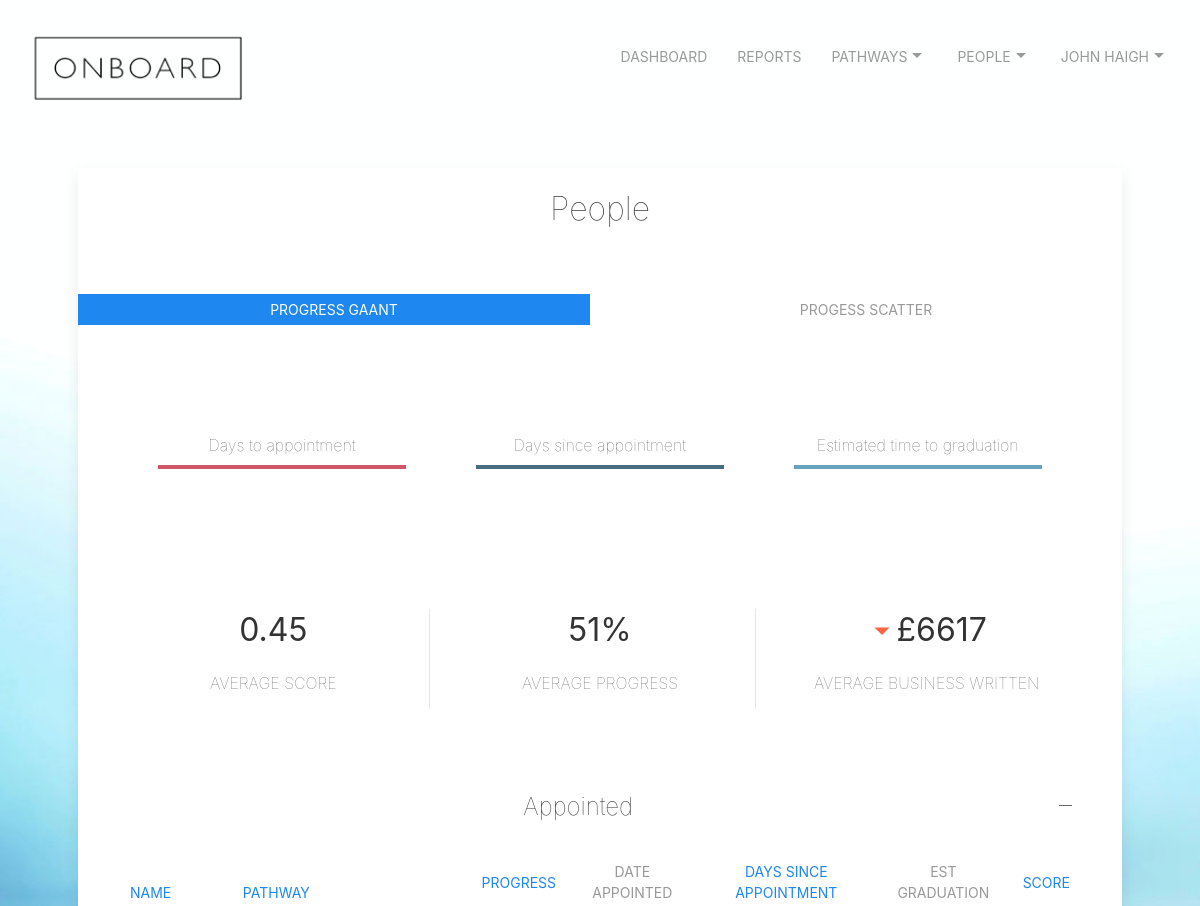
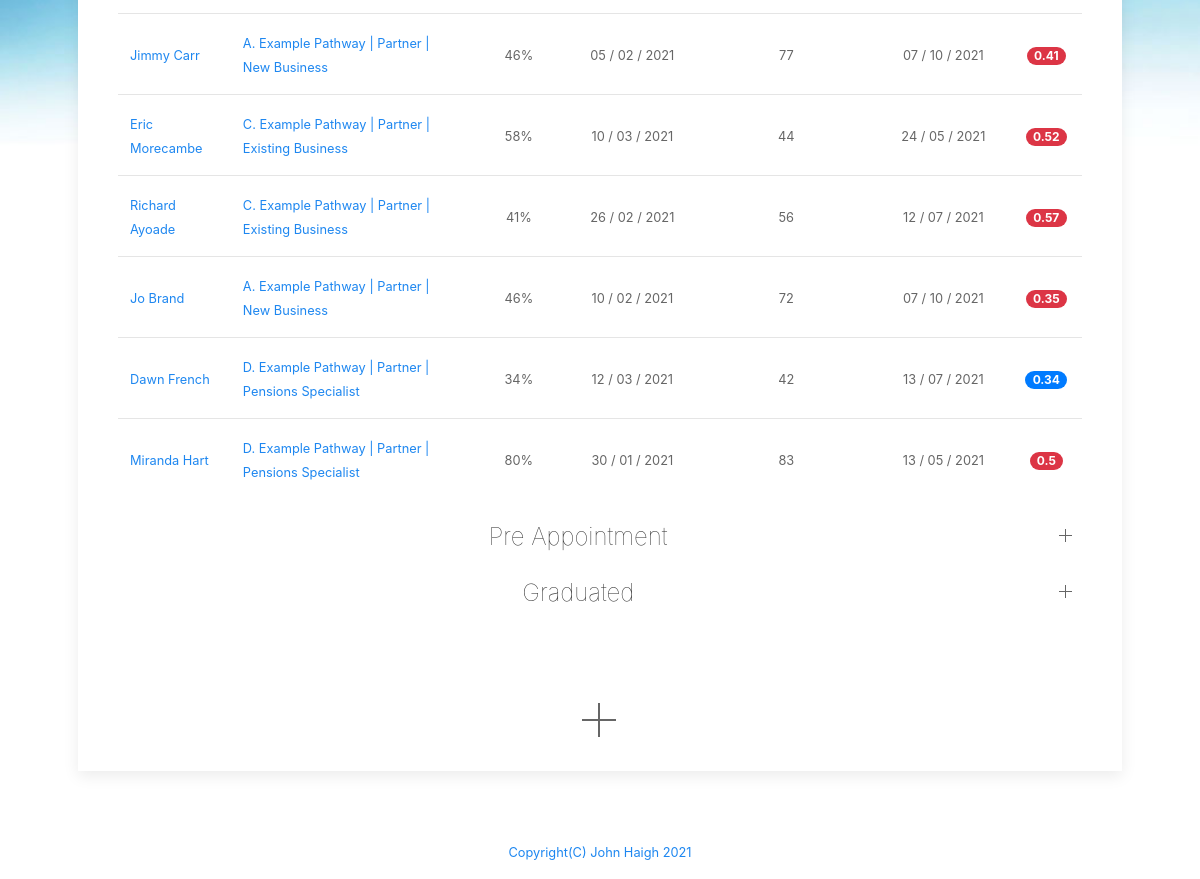
Page /people (signed in) on the earlier database version (2 pictures, top to bottom).
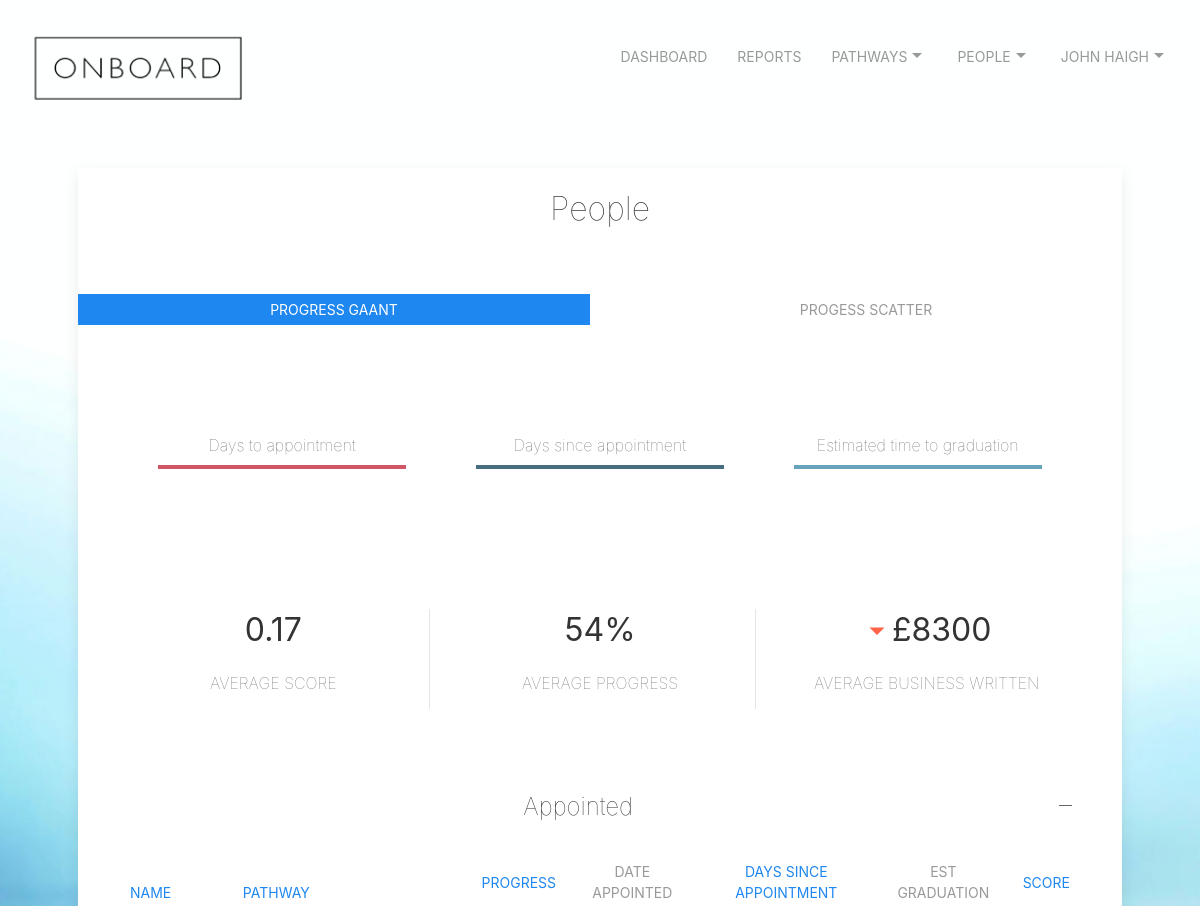
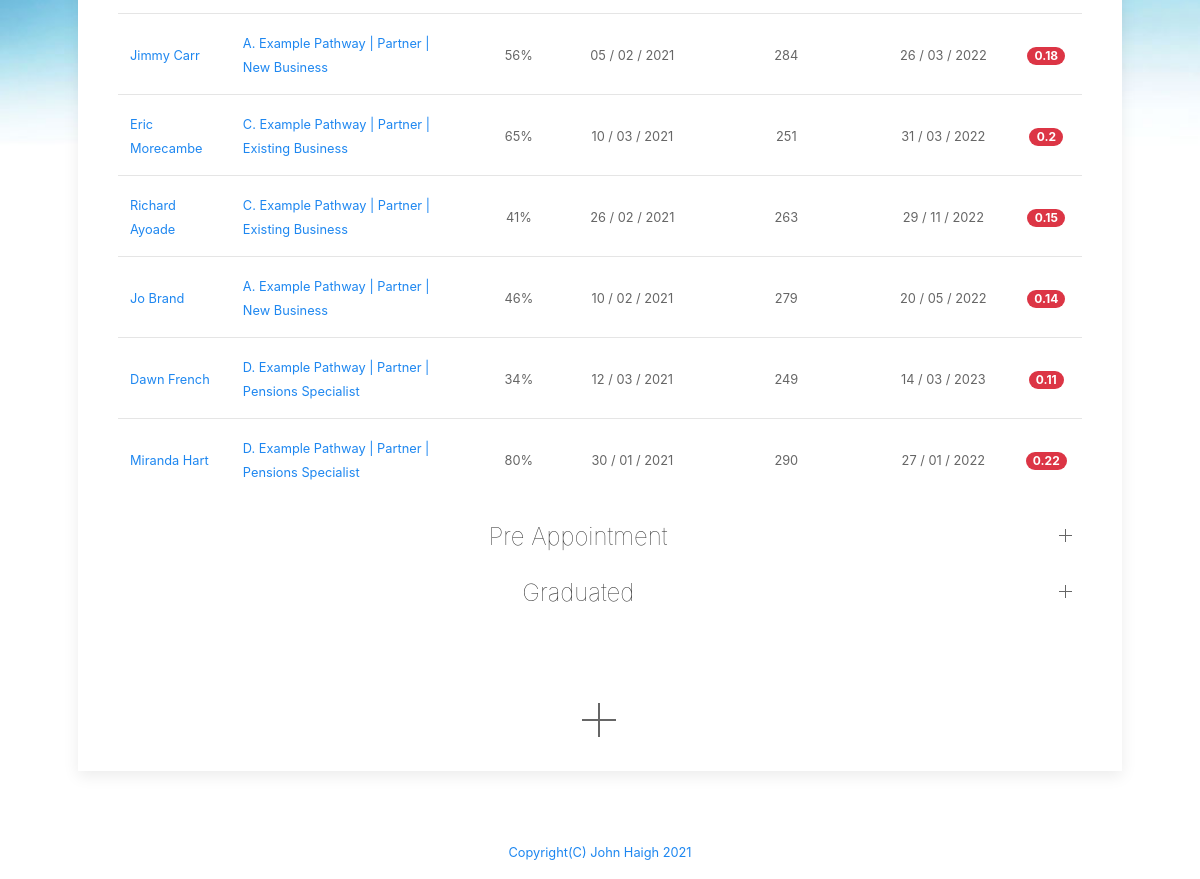
Same page on the later database version (2 pictures, top to bottom).
### tables this page shows
CREATE TABLE users ('id' integer PRIMARY KEY NOT NULL, 'email' text NOT NULL, 'firstname' text NOT NULL,'lastname' text NOT NULL, 'password' text NOT NULL, 'company' text NOT NULL, 'jobrole' text NOT NULL,'companymail' text NOT NULL, 'confirmed' text, 'lastlogin' text, 'adminlevel' int, 'status' text, 'region' text, 'averagescore' int, 'averagebusiness' int, 'averagebusinesstarget' int, 'averageprogressnumber' int);

CREATE TABLE "people" (
	"id"	integer NOT NULL,
	"firstname"	text NOT NULL,
	"lastname"	text NOT NULL,
	"mobile"	text NOT NULL,
	"email"	text NOT NULL,
	"pdm"	text NOT NULL,
	"bam"	text,
	"pathwayEnrolled"	text,
	"pathwayEnrolledDate"	text,
	"pathwayEnrolledPosition"	text,
	"pathwayEnrolledProgress"	integer,
	"pathwayEnrolledPositionDate"	text,
	"history"	text,
	"exEmployedDeal"	text,
	"exEmployedDealExpiry"	text,
	"businessWrittenPreviousMonth"	integer,
	"businessWrittenYearToDate"	integer,
	"daysinpathway"	integer,
	"estcompletion"	text,
	"score"	int,
	"minincome"	int,
	"practice"	text,
	"dateappointed"	text,
	"dayssinceappointment"	int,
	"appointed"	int,
	"region"	int,
	"completed"	INTEGER,
	PRIMARY KEY("id")
);

### app.py (the view, shortened to what this page needs)
@app.route("/people", methods=["GET", "POST"])
@login_required
def people():
    if request.method == "GET":
        db = SQL("sqlite:///onboard.db")
        info = db.execute("SELECT * FROM users WHERE id = ?", session["user_id"])
        username = info[0]['email']
        firstname = info[0]['firstname']
        lastname = info[0]['lastname']
        companymail = info[0]['companymail']
        fullname = firstname + ' ' + lastname
        daytoday = int(datetime.datetime.today().strftime ('%d'))
        monthtoday = int(datetime.datetime.today().strftime ('%m'))
        yeartoday = int(datetime.datetime.today().strftime ('%Y'))
        totalscore = 0
        count = 0
        totalaveragebusinesstarget = 0
        totalaveragebusiness = 0
        totalaverageprogressnumber = 0
        averageprogressnumber = 0
        preappointmentdays = []
        progresstodate = []
        estimatedfinish = []
        stackednames = []
        i = 0
        rows = db.execute("SELECT * FROM people WHERE pdm = ? AND completed = 0 ORDER BY dayssinceappointment", username)
        while i < len(rows):
            dateenrolled = rows[i]['pathwayEnrolledDate']
            if dateenrolled != None:
                x = dateenrolled.split("/", 3)
                yearenrolled = (int(x[2]))
                monthenroleld = (int(x[1]))
                dayenrolled = (int(x[0]))
                d0 = date(yearenrolled, monthenroleld, dayenrolled)
                d1 = date(yeartoday, monthtoday, daytoday)
                delta = d1 - d0
                daysin = delta.days
            else:
                daysin = 0
            if rows[i]['appointed'] == 1:
                dateappointed = rows[i]['dateappointed']
                x = dateappointed.split("/", 3)
                year = (int(x[2]))
                month = (int(x[1]))
                day = (int(x[0]))
                d0 = date(year, month, day)
                d1 = date(yeartoday, monthtoday, daytoday)
                delta = d1 - d0
                dayssinceappointment = delta.days
                progressnumber = int(rows[i]['pathwayEnrolledProgress'])
                if progressnumber == 0:
                    estcompletion = 'Not yet known'
                    score = 0
                else:
                    pathwayinfo = db.execute("SELECT * from pathways where pathwayName = ?", rows[i]['pathwayEnrolled'])
                    if pathwayinfo[0]['numbercompleted'] == 0:
                        daysleft = ((dayssinceappointment / progressnumber) * 100) - dayssinceappointment
                        estcompletion = d0 + datetime.timedelta(days=daysleft+dayssinceappointment)
                    else:
                        daysleft = int((dayssinceappointment / progressnumber) * 100)
                        newestaveragecompletion = ( int(pathwayinfo[0]['averagetimecompletion']) * int(pathwayinfo[0]['numbercompleted'])) + daysleft / (int(pathwayinfo[0]['numbercompleted']))+1
                        estcompletion = d0 + datetime.timedelta(days=newestaveragecompletion)
                    j = (str(estcompletion).split("-",3))
                    year = (j[0])
                    month = (j[1])
                    day = (j[2])
                    estcompletion = day + " / " + month + " / " + year
                    score = round((progressnumber / daysin), 2)
                    totalscore = totalscore + score
                    count = count + 1
                    totalaveragebusinesstarget = totalaveragebusinesstarget + (dayssinceappointment * 165)
                    totalaveragebusiness = totalaveragebusiness + int(rows[i]['businessWrittenYearToDate'])
                    totalaverageprogressnumber = totalaverageprogressnumber + progressnumber
                    preappointmentdayscalc = (int(rows[i]['daysinpathway']) - int(rows[i]['dayssinceappointment']))*-1
                    preappointmentdays.append(preappointmentdayscalc)
                    progresstodate.append((int(rows[i]['dayssinceappointment']))*-1)
                    stackednames.append(rows[i]['firstname'] + ' '+ rows[i]['lastname'])
                    estimatedfinish.append(daysleft)
            else:
                dayssinceappointment = 0
                score = 0
                estcompletion = 'Not yet known'
            db.execute("UPDATE people SET daysinpathway = ?, estcompletion = ?, score = ?, dayssinceappointment = ? WHERE email = ?", daysin, estcompletion, score, dayssinceappointment, rows[i]['email'])
            i = i+1
        averagescore = round((totalscore / count),2)
        averagebusiness = round(totalaveragebusiness / count)
        averagebusinesstarget = round(totalaveragebusinesstarget / count)
        averageprogressnumber = round(totalaverageprogressnumber / count)
        db.execute("UPDATE users SET averagescore = ?, averagebusiness = ?, averagebusinesstarget = ?, averageprogressnumber = ?", averagescore, averagebusiness, averagebusinesstarget, averageprogressnumber)
        rows = db.execute("SELECT * from people WHERE pdm = ? AND appointed = 1 AND completed = 0", username)
        print(rows)
        newlist = []
        percent = []
        datalabels = []
        bubblecolour = []
        days = []
        i = 0
        while i < len(rows):
            percent.append(rows[i]['pathwayEnrolledProgress'])
            days.append(rows[i]['dayssinceappointment'])
            datalabels.append(rows[i]['firstname']+' '+rows[i]['lastname'])
            if (int(rows[i]['businessWrittenYearToDate']) < (int(rows[i]['dayssinceappointment']) * 165)):
                bubblecolour.append('rgba(209,86,102,.9)')
            else:
                bubblecolour.append('rgba(70,109,128,.9)')
            i = i+1
        for h, w in zip(percent, days):
            newlist.append({'x': h, 'y': w})
        scatterdata = str(newlist).replace('\'', '')
        appointed = db.execute("SELECT * FROM people WHERE pdm = ? AND appointed = 1 AND completed = 0", username)
        preappointment = db.execute("SELECT * FROM people WHERE pdm = ? AND appointed = 0", username)
        graduated = db.execute("SELECT * FROM people WHERE pdm = ? AND completed = 1", username)
        rows = db.execute("SELECT * FROM users WHERE email = ?", username)
        return render_template("people.html", graduated = graduated, stackednames = stackednames, preappointmentdays = preappointmentdays, progresstodate = progresstodate, estimatedfinish = estimatedfinish, rows = rows, firstname = firstname, FullName = fullname, companymail=companymail, appointed = appointed, preappointment = preappointment, data=scatterdata, bubblecolour = bubblecolour, labels = datalabels)

### app.py (called while the page is built)
@app.after_request
def after_request(response):
    response.headers["Cache-Control"] = "no-cache, no-store, must-revalidate"
    response.headers["Expires"] = 0
    response.headers["Pragma"] = "no-cache"
    return response

def login_required(f):
    @wraps(f)
    def decorated_function(*args, **kwargs):
        if session.get("user_id") is None:
            return redirect("/login")
        return f(*args, **kwargs)
    return decorated_function

### templates/people.html (shortened to what this page needs)
{% extends "layout.html" %}
{% block main %}
<div class="uk-card uk-card-default uk-card-small">
  <div class="uk-text-center uk-card-body">
    <h2 class="uk-text uk-text-lighter">People</h2>
    <br>
  </div>
<div class="uk-text-center">
  <ul class="uk-subnav uk-subnav-pill uk-grid" uk-switcher="animation: uk-animation-fade">
    <li class="uk-width-1-2@m"><a href="#">Progress GAANT</a></li>
    <li class="uk-width-1-2@m"><a href="#">Progess Scatter</a></li>
  </ul>
  <ul class="uk-switcher uk-margin uk-padding">
      <li>
        <div class="uk-child-width-1-3@m uk-grid-large uk-padding" uk-grid>
          <div class="uk-child-width-1-1@m" >
            <p style="padding:8px; border-style: hidden hidden solid hidden; border-width: 4px; border-color: rgba(209,86,102,1)" class="uk-text uk-text-lighter">Days to appointment</p>
          </div>
          <div class="uk-child-width-1-1@m">
            <p style="padding:8px; border-style: hidden hidden solid hidden; border-width: 4px; border-color: rgba(70,109,128,1)" class="uk-text uk-text-lighter">Days since appointment</p>
          </div>
          <div class="uk-child-width-1-1@m">
            <p style="padding:8px; border-style: hidden hidden solid hidden; border-width: 4px; border-color: rgba(105,164,191,1)" class="uk-text uk-text-lighter">Estimated time to graduation</p>
          </div>
        </div>
      </li>
        </ul>
      </div>
  <div class="uk-grid-small uk-child-width-expand@s uk-text-center uk-padding" uk-grid>
    <div>
      <h2>{{rows[0]['averagescore']}}</h2>
      <p class="uk-text-uppercase uk-text-lighter">Average Score</p>
    </div>
    <div class="uk-divider-vertical">
      <h2>{{rows[0]['averageprogressnumber']}}%</h2>
        <p class="uk-text-uppercase uk-text-lighter">Average Progress</p>
    </div>
    <div class="uk-divider-vertical">
      {% if rows[0]['averagebusiness'] < rows[0]['averagebusinesstarget'] %}
      <h2 uk-tooltip="title: £ {{rows[0]['averagebusiness'] - rows[0]['averagebusinesstarget']}} on target" ><span style="color: #ff6347;" uk-icon="icon: triangle-down; ratio: 1.5"></span>£{{rows[0]['averagebusiness']}}</h2>
      {% endif %}
      <p class="uk-text-uppercase uk-text-lighter">Average Business Written</p>
      </div>
  </div>
  <div class="uk-padding uk-padding-medium">
    <ul uk-accordion="duration: 300; multiple: true">
        <li class="uk-open">
          <h1 class="uk-accordion-title uk-text-lighter uk-text-large uk-text-center" href="#">Appointed</h1>
          <div class="uk-accordion-content">
            <table class="uk-table uk-table-middle uk-table-divider uk-text uk-text-lighter">
              <thead>
                <th><form action='/people' method='post'><button type='submit' class="uk-button uk-button-link" value="name" name='sort'>Name</button></form></th>
                <th><form action='/people' method='post'><button type='submit' class="uk-button uk-button-link" value="pathway" name='sort'>Pathway</button></form></th>
                <th style="text-align: center; vertical-align: middle;"><form action='/people' method='post'><button type='submit' class="uk-button uk-button-link" value="progress" name='sort'>Progress</button></form></th>
                <th style="text-align: center; vertical-align: middle;">Date Appointed</th>
                <th style="text-align: center; vertical-align: middle;"><form action='/people' method='post'><button type='submit' class="uk-button uk-button-link" value="days" name='sort'>Days since appointment</button></form></th>
                <th style="text-align: center; vertical-align: middle;">Est Graduation</th>
                <th style="text-align: center; vertical-align: middle;"><form action='/people' method='post'><button type='submit' class="uk-button uk-button-link" value="score" name='sort'>Score</button></form></th>
              </thead>
              {% for appointed in appointed %}
              <tr>
                <td><a href="/viewperson?name={{appointed['email']}}"><small>{{appointed['firstname']}} {{appointed['lastname']}}</small></a></td>
                <td><a href="/progress?name={{appointed["email"]}}&pathway={{appointed['pathwayEnrolled']}}"><small>{{appointed['pathwayEnrolled']}}</small></a></td>
                <td style="text-align: center; vertical-align: middle;"><small>{{appointed['pathwayEnrolledProgress']}}%</small></td>
                <td style="text-align: center; vertical-align: middle;"><small>{{appointed['dateappointed']}}</small></td>
                <td style="text-align: center; vertical-align: middle;"><small>{{appointed['dayssinceappointment']}}</small></td>
                <td style="text-align: center; vertical-align: middle;"><small>{{appointed['estcompletion']}}</small></td>
                {% if appointed['businessWrittenYearToDate'] >= (appointed['dayssinceappointment'] * 165) %}
                  <td uk-tooltip="title: £{{appointed['businessWrittenYearToDate'] - (appointed['dayssinceappointment'] * 165)}} above target" style="text-align: center; vertical-align: middle;"><span class="badge badge-pill badge-primary">{{appointed['score']}}</span></td>
                {% else %}
                  <td uk-tooltip="title: £{{appointed['businessWrittenYearToDate'] - (appointed['dayssinceappointment'] * 165)}} short of target" style="text-align: center; vertical-align: middle;"><span class="badge badge-pill badge-danger">{{appointed['score']}}</span></td>
                {% endif %}
              </tr>
              {% endfor %}
            </table>
          </div>
        </li>
        <li>
          <h2 class="uk-accordion-title uk-text-lighter uk-text-large uk-text-center" href="#">Pre Appointment</h2>
        </li>
        {% if graduated is defined %}
        <li>
            <h2 class="uk-accordion-title uk-text-lighter uk-text-large uk-text-center" href="#">Graduated</h2>
        </li>
        {% endif %}
    </ul>
  </div>
  <div id="center">
    <a href="/newperson" uk-icon="icon: plus; ratio: 2"></a>
  </div>
{% endblock %}

### templates/layout.html (shortened to what this page needs)
<!DOCTYPE html>
<html lang="en">
<head>
  <link href="https://maxcdn.bootstrapcdn.com/bootstrap/4.1.3/css/bootstrap.min.css" rel="stylesheet">
  <link href="/static/styles.css" rel="stylesheet">
  <link rel="stylesheet" href="static/css/uikit.min.css" />
</head>
<div class="uk-position-relative">
  <div class="uk-position-top">
    <nav class="uk-navbar-container uk-navbar-transparent" uk-navbar>
      <div class="uk-navbar-right" >
        <ul class="uk-navbar-nav">
          {% if session.user_id %}
          <li><a href="/dashboard">Dashboard</a></li>
          <li><a href="/report">Reports</a></li>
          <li><a href="/pathways">Pathways<span uk-icon="icon:  triangle-down"></span></a>
          </li>
          <li><a href="/people">People<span uk-icon="icon:  triangle-down"></span></a>
          </li>
          <li>
            <a href="#">{{FullName}}<span uk-icon="icon:  triangle-down"></span></a>
                {% else %}
                <li><a href="/register">Register</a></li>
                <li><a href="/login">Login</a></li>
                {% endif %}
          </li>
        </ul>
      </div>
    </nav>
  </div>
</div>
<body class="p-3 mb-2 bg-light">
  <nav class="uk-navbar-container uk-navbar-transparent">
    {% if session.user_id %}
    <a href="/dashboard"><img src="/static/images/onboard_logo.png" height="75px" width="244px" alt="Logo"></a>
    {% else %}
    <a href="/dashboard"><img src="/static/images/onboard_logo.png" height="75px" width="244px" alt="Logo"></a>
    {% endif %}
  <main class="container p-5">
    {% block main %}{% endblock %}
  </main>
<footer id="page-footer" class="uk-margin-top" uk-sticky="bottom: true">
      <div class="footer">
          <a href="mailto:johnhaigh@icloud.com"><small>Copyright(C) John Haigh 2021</small></p>
        </div>
</footer>
</body>
</html>

### static/styles.css (style rules this page uses)
#center { margin-left: auto; margin-right: auto; text-align: center; padding: 30px; }
body { border-color: coral; }
body { background-image: url("images/onboard_homepage_background_1400x933px.jpg"); background-repeat: repeat; background-size: cover; background-color: #464646; height: 200vh; }
.footer { text-align: center; height: 40px; width: 300px%; border-width: thin; border-color: black; }

Differences in the rows shown:
changed users: averagescore "0.45" → "0.17"; averageprogressnumber "51" → "54"; averagebusiness "6617" → "8300"
changed people "Jimmy": pathwayEnrolledProgress "46" → "56"; dayssinceappointment "77" → "284"; estcompletion "07 / 10 / 2021" → "26 / 03 / 2022"; score "0.41" → "0.18"
changed people "Eric": pathwayEnrolledProgress "58" → "65"; dayssinceappointment "44" → "251"; estcompletion "24 / 05 / 2021" → "31 / 03 / 2022"; score "0.52" → "0.2"
changed people "Richard": dayssinceappointment "56" → "263"; estcompletion "12 / 07 / 2021" → "29 / 11 / 2022"; score "0.57" → "0.15"
changed people "Jo": dayssinceappointment "72" → "279"; estcompletion "07 / 10 / 2021" → "20 / 05 / 2022"; score "0.35" → "0.14"
changed people "Dawn": dayssinceappointment "42" → "249"; estcompletion "13 / 07 / 2021" → "14 / 03 / 2023"; score "0.34" → "0.11"
changed people "Miranda": dayssinceappointment "83" → "290"; estcompletion "13 / 05 / 2021" → "27 / 01 / 2022"; score "0.5" → "0.22"
